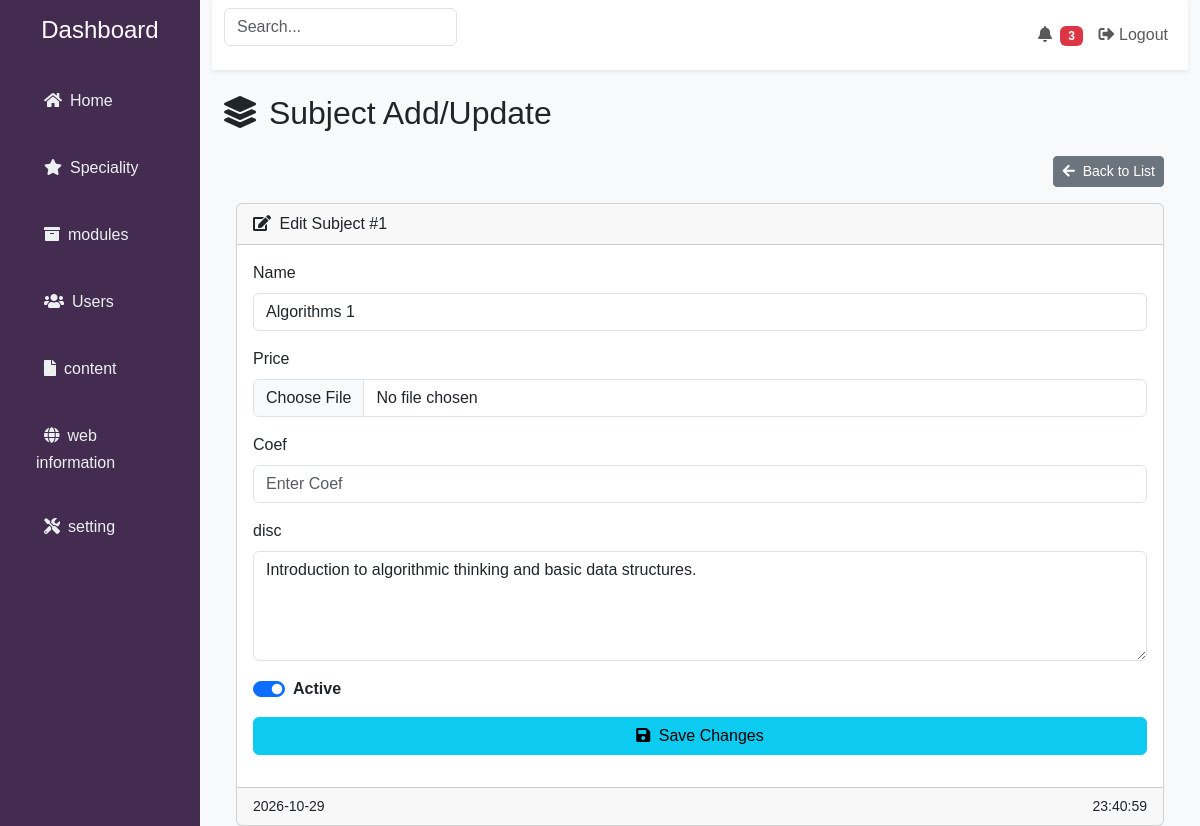
Screenshot of /admin/subject_controleur.php?edit=1 with the database file from the repository.
### tables this page shows
CREATE TABLE `subjects` (
  `id` int(10) UNSIGNED NOT NULL,
  `name` varchar(150) NOT NULL,
  `coef` int(11) NOT NULL DEFAULT 1,
  `id_sp` int(10) UNSIGNED NOT NULL,
  `id_sem` int(10) UNSIGNED NOT NULL,
  `disc` text DEFAULT NULL,
  `url_image` varchar(255) DEFAULT NULL,
  `active` tinyint(1) NOT NULL DEFAULT 1,
  `created_at` datetime DEFAULT NULL,
  `updated_at` datetime DEFAULT NULL
);

### admin/subject_controleur.php (the view, shortened to what this page needs)
<?php
require_once 'conf/connection.php';
$editMode = false;
if (isset($_GET['edit'])) {
    $id = intval($_GET['edit']);
    $sql = $conn->prepare('SELECT * FROM subjects WHERE id = ?');
    $sql->bind_param('i', $id);
    $sql->execute();
    $res = $sql->get_result();
    if ($res->num_rows === 1) {
        $subject = $res->fetch_assoc();
        $editMode = true;
    }
}
include_once('conf/header.php'); ?>
<div class="container-fluid">
    <div class="row">
        <?php include_once('conf/sidebar.php') ?>
        <div class="col-md-10">
            <?php include_once('conf/navbar.php') ?>
            <div class="container-fluid">
                <h2 class="mb-4"><i class="fas fa-layer-group me-1"></i> Subject Add/Update</h2>
                <div class="container">
                    <div class="text-end my-3">
                        <a href="subjects.php" class="btn btn-secondary btn-sm">
                            <i class="fas fa-arrow-left me-1"></i> Back to List
                        </a>
                    </div>
                    <div class="card">
                        <div class="card-header">
                                    <i class="fas fa-<?= $editMode ? 'edit' : 'user-plus' ?> me-1"></i>
                                    <?= $editMode ? 'Edit Subject #' . $subject['id'] : 'Add New Subject' ?>
                                </div>
                                <div class="card-body">
                                    <form  method="POST" enctype="multipart/form-data">
                                        <div class="mb-3">
                                            <label class="form-label">Name</label>
                                            <input type="text" name="name" class="form-control"
                                                value="<?= $subject['name']??'' ?>" placeholder="Enter subject ame"
                                                required>
                                        </div>
                                        <div class="mb-3">
                                            <label class="form-label">Price</label>
                                            <input type="file" name="url_image" class="form-control" accept=".jpg,.jpeg,.png,.gif,image/*">
                                        </div>
                                        <div class="mb-3">
                                            <label class="form-label">Coef</label>
                                            <input type="number" min="0" name="coef" class="form-control" placeholder="Enter Coef">
                                        </div>
                                        <div class="mb-3">
                                            <label class="form-label">disc</label>
                                            <textarea name="disc" class="form-control" placeholder="Enter disc"  rows="4"><?= $subject['disc']??'' ?></textarea>
                                        </div>
                                        <div class="mb-3">
                                            <div class="form-check form-switch">
                                                <input class="form-check-input" type="checkbox"
                                                    name="active" id="checkboxId" value="1"
                                                    <?= ($subject['active'] ?? 1) ? 'checked' : '' ?>>
                                                <label class="form-check-label fw-semibold" for="checkboxId" >Active</label>
                                            </div>
                                        </div>
                                        <div class="d-grid">
                                            <button type="submit" class="btn btn-<?= $editMode ? 'info' : 'primary' ?>">
                                                <i class="fas fa-<?= $editMode ? 'save' : 'plus' ?> me-1"></i>
                                                <?= $editMode ? 'Save Changes' : 'Add Subject' ?>
                                            </button>
                                        </div>
                                    </form>
                                </div>
                                <div class="card-footer">
                                    <small><?= date('Y-m-d') ?></small>
                                    <small class="float-end"><?= date('H:i:s') ?></small>
                                </div>
                            </div>
                </div>
         </div>
            </div>
        </div>
    </div>

### rows the page displays
subjects: id "1", name "Algorithms 1", disc "Introduction to algorithmic thinking and basic data structures.", active "☑"
